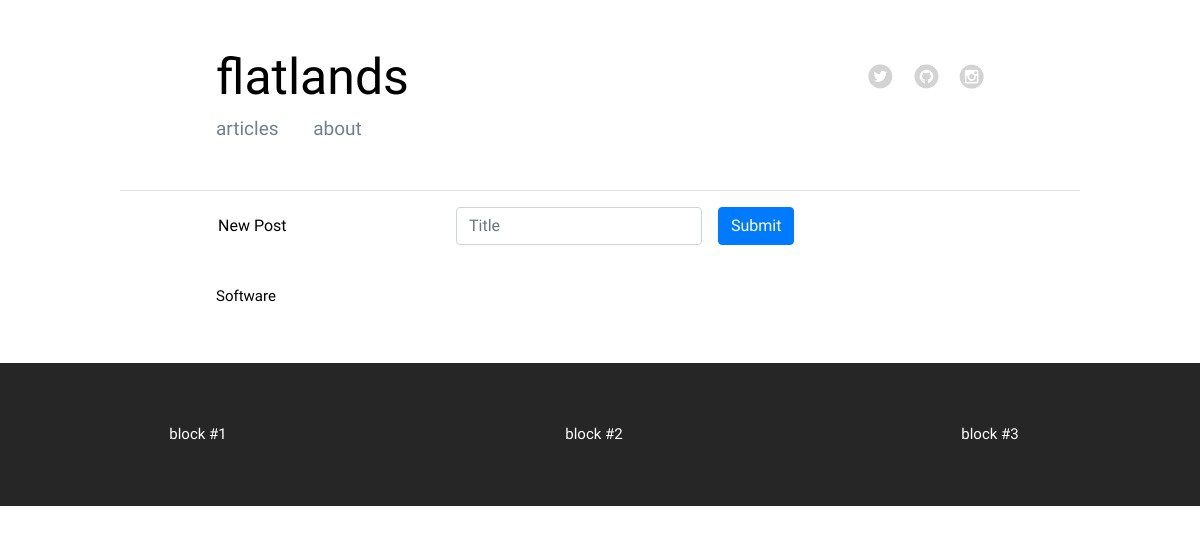
/blog/new, run on an earlier commit of the app's database.
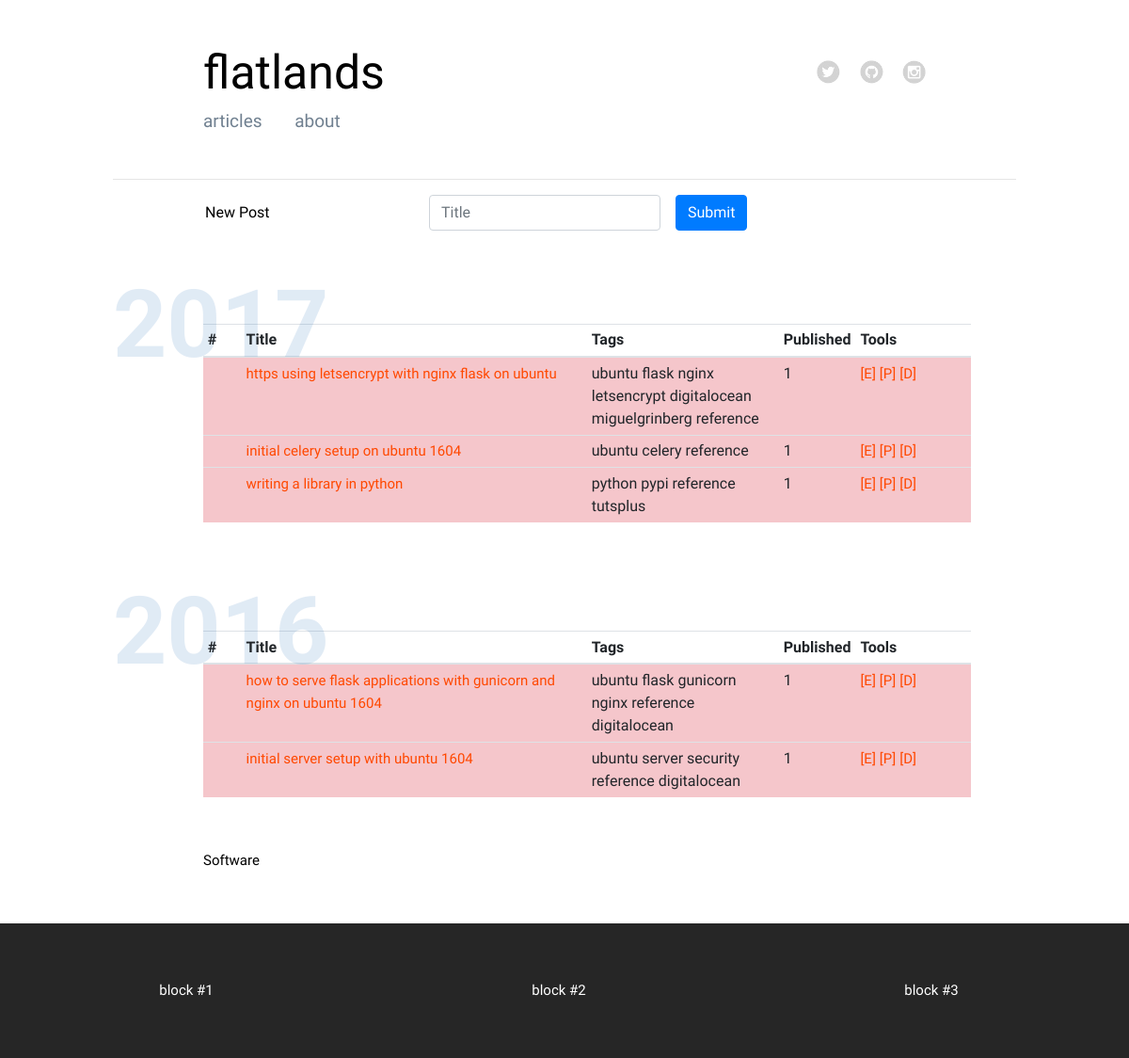
And on a later commit of the database.
### modules/models.py (models this page shows, shortened)
class Post(db.Model):
    id = db.Column(db.Integer, primary_key=True)
    title = db.Column(db.String())
    author = db.Column(db.String())
    tags = db.Column(db.String())
    strap = db.Column(db.String())
    content = db.Column(db.String())
    pub_date = db.Column(db.String())
    published = db.Column(db.String())

### app.py (the view, shortened to what this page needs)
@app.route('/blog/new', methods=['GET', 'POST'])
def post_new():
    posts = modules.database.to_json(modules.models.Post.query.all())
    years = modules.database.get_post_years(posts)
    return render_template('settings.html', posts=posts, years=years)

### modules/database.py (called while the page is built)
def to_json(results):
    result = {}
    item = {}
    count = 1
    for row in results:
        for k, v in row.__dict__.items():
            if not k.startswith('_') and k != 'id':
                item[k] = v
        result[count] = item
        count += 1
        item = {}
    return result

def get_post_years(posts=None):
    years = []
    for code, data in posts.items():
        day, month, year = data['pub_date'].split('.')
        years.append(year)
    return sorted(list(set(years)), reverse=True)

### templates/settings.html (shortened to what this page needs)
{% extends "base.html" %}
{% block content %}
<div class="blog-post">
    <form class="form-inline" action="/blog/new" method="POST">
        <div class="form-group">
            <input type="text" readonly class="form-control-plaintext" id="newPost" value="New Post">
        </div>
        <div class="form-group mx-sm-3">
            <input type="input" class="form-control" name="inputTitle" id="inputTitle" placeholder="Title">
        </div>
        <button type="submit" class="btn btn-primary">Submit</button>
    </form>
</div>
{% for year in years %}
<div class="section-head"><h4>{{ year }}</h4></div>
<br>
<div class="blog-post">
<table class="table table-hover table-sm">
    <thead>
      <tr>
        <th style="width:5%" scope="col">#</th>
        <th style="width:45%" scope="col">Title</th>
        <th style="width:25%" scope="col">Tags</th>
        <th style="width:10%" scope="col">Published</th>
        <th style="width:15%" scope="col">Tools</th>
      </tr>
    </thead>
    <tbody>
    {% for code, data in posts.items() %}
        {% if data.pub_date.endswith(year) %}
            {% if data.published == 'True' %}
              <tr>
            {% else %}
              <tr class="table-danger">
            {% endif %}
                    <th scope="row">{{data.id}}</th>
                    <td><a style="font-size: 15px;" href="/blog/{{data.title.replace(' ', '-')}}">{{data.title}}</a></td>
                    <td>{{data.tags}}</td>
                    <td>{{data.published}}</td>
                    <td>
                        <a style="font-size: 15px;" href="/blog/edit/{{data.title.replace(' ', '-')}}">[E]</a>
                        <a style="font-size: 15px;" href="/blog/publish/{{data.title.replace(' ', '-')}}">[P]</a>
                        <a style="font-size: 15px;" href="/blog/delete/{{data.title.replace(' ', '-')}}">[D]</a>
                    </td>
              </tr>
        {% endif %}
    {% endfor %}
</tbody>
</table>
</div>
{% endfor %}
<div class="sub-nav">Software</div>
{% endblock %}

What changed in the data, as far as the page shows it:
added Post: pub_date "9.11.2017" (drawn), title "https using letsencrypt with nginx flask on ubuntu", tags "ubuntu flask nginx letsencrypt digitalocean miguelgrinberg reference"
added Post: pub_date "7.11.2017" (drawn), title "initial celery setup on ubuntu 1604", tags "ubuntu celery reference"
added Post: pub_date "26.12.2017" (drawn), title "writing a library in python", tags "python pypi reference tutsplus"
added Post: pub_date "15.12.2016" (drawn), title "how to serve flask applications with gunicorn and nginx on ubuntu 1604", tags "ubuntu flask gunicorn nginx reference digitalocean"
added Post: pub_date "7.12.2016" (drawn), title "initial server setup with ubuntu 1604", tags "ubuntu server security reference digitalocean"
Also different on the page:
new list line: "2017 # Title Tags Published Tools 1 [E] [P] [D] 1 [E] [P] [D] 1 [E] [P] [D]"
new list line: "2016 # Title Tags Published Tools 1 [E] [P] [D] 1 [E] [P] [D]"
